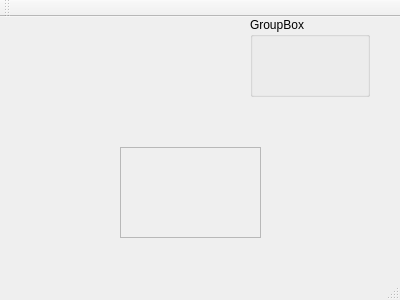
<?xml version="1.0" encoding="UTF-8"?>
<ui version="4.0">
 <class>MainWindow</class>
 <widget class="QMainWindow" name="MainWindow">
  <property name="geometry">
   <rect>
    <x>0</x>
    <y>0</y>
    <width>400</width>
    <height>300</height>
   </rect>
  </property>
  <property name="windowTitle">
   <string>MainWindow</string>
  </property>
  <widget class="QWidget" name="centralWidget">
   <widget class="QStackedWidget" name="stackedWidget">
    <property name="geometry">
     <rect>
      <x>10</x>
      <y>10</y>
      <width>191</width>
      <height>111</height>
     </rect>
    </property>
    <property name="currentIndex">
     <number>1</number>
    </property>
    <widget class="QWidget" name="page"/>
    <widget class="QWidget" name="page_2"/>
   </widget>
   <widget class="QGroupBox" name="groupBox">
    <property name="geometry">
     <rect>
      <x>250</x>
      <y>0</y>
      <width>120</width>
      <height>80</height>
     </rect>
    </property>
    <property name="title">
     <string>GroupBox</string>
    </property>
   </widget>
   <widget class="QScrollArea" name="scrollArea">
    <property name="geometry">
     <rect>
      <x>120</x>
      <y>130</y>
      <width>141</width>
      <height>91</height>
     </rect>
    </property>
    <property name="widgetResizable">
     <bool>true</bool>
    </property>
    <widget class="QWidget" name="scrollAreaWidgetContents">
     <property name="geometry">
      <rect>
       <x>0</x>
       <y>0</y>
       <width>139</width>
       <height>89</height>
      </rect>
     </property>
    </widget>
   </widget>
  </widget>
  <widget class="QMenuBar" name="menuBar">
   <property name="geometry">
    <rect>
     <x>0</x>
     <y>0</y>
     <width>400</width>
     <height>22</height>
    </rect>
   </property>
  </widget>
  <widget class="QToolBar" name="mainToolBar">
   <attribute name="toolBarArea">
    <enum>TopToolBarArea</enum>
   </attribute>
   <attribute name="toolBarBreak">
    <bool>false</bool>
   </attribute>
  </widget>
  <widget class="QStatusBar" name="statusBar"/>
 </widget>
 <layoutdefault spacing="6" margin="11"/>
 <resources/>
 <connections/>
</ui>
